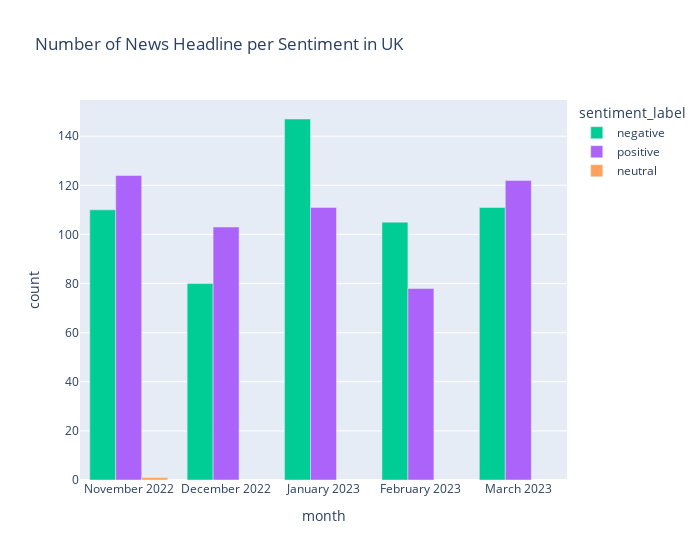

The notebook cell this image was saved under:
### Code cell
months = ["November 2022", "December 2022", "January 2023", "February 2023", "March 2023"]
fig = px.bar(ukNewsGroupedByMonth, x="month", y="count",
             color='sentiment_label', barmode='group',
             color_discrete_map={
                 "ie": "#FF883E",
                 "uk": "#00247D"
             },
             title="Number of News Headline per Sentiment in UK",
             width=700, labels={'x': 'Parameters', 'y': 'Accuracy'},
            )
fig.update_xaxes(categoryorder='array', categoryarray= months)
fig.show()

### Figure 1 — Plotly figure (JSON) as saved in the notebook; plotly's stock layout.template omitted (floating-point values rounded to 4 significant figures)
{"data": [{"alignmentgroup": "True", "hovertemplate": "sentiment_label=negative<br>month=%{x}<br>count=%{y}<extra></extra>", "legendgroup": "negative", "marker": {"color": "#00cc96", "pattern": {"shape": ""}}, "name": "negative", "offsetgroup": "negative", "orientation": "v", "showlegend": true, "textposition": "auto", "type": "bar", "x": ["December 2022", "February 2023", "January 2023", "March 2023", "November 2022"], "xaxis": "x", "y": [80, 105, 147, 111, 110], "yaxis": "y"}, {"alignmentgroup": "True", "hovertemplate": "sentiment_label=positive<br>month=%{x}<br>count=%{y}<extra></extra>", "legendgroup": "positive", "marker": {"color": "#ab63fa", "pattern": {"shape": ""}}, "name": "positive", "offsetgroup": "positive", "orientation": "v", "showlegend": true, "textposition": "auto", "type": "bar", "x": ["December 2022", "February 2023", "January 2023", "March 2023", "November 2022"], "xaxis": "x", "y": [103, 78, 111, 122, 124], "yaxis": "y"}, {"alignmentgroup": "True", "hovertemplate": "sentiment_label=neutral<br>month=%{x}<br>count=%{y}<extra></extra>", "legendgroup": "neutral", "marker": {"color": "#FFA15A", "pattern": {"shape": ""}}, "name": "neutral", "offsetgroup": "neutral", "orientation": "v", "showlegend": true, "textposition": "auto", "type": "bar", "x": ["November 2022"], "xaxis": "x", "y": [1], "yaxis": "y"}], "layout": {"barmode": "group", "legend": {"title": {"text": "sentiment_label"}, "tracegroupgap": 0}, "title": {"text": "Number of News Headline per Sentiment in UK"}, "width": 700, "xaxis": {"anchor": "y", "categoryarray": ["November 2022", "December 2022", "January 2023", "February 2023", "March 2023"], "categoryorder": "array", "domain": [0, 1], "title": {"text": "month"}}, "yaxis": {"anchor": "x", "domain": [0, 1], "title": {"text": "count"}}}}
